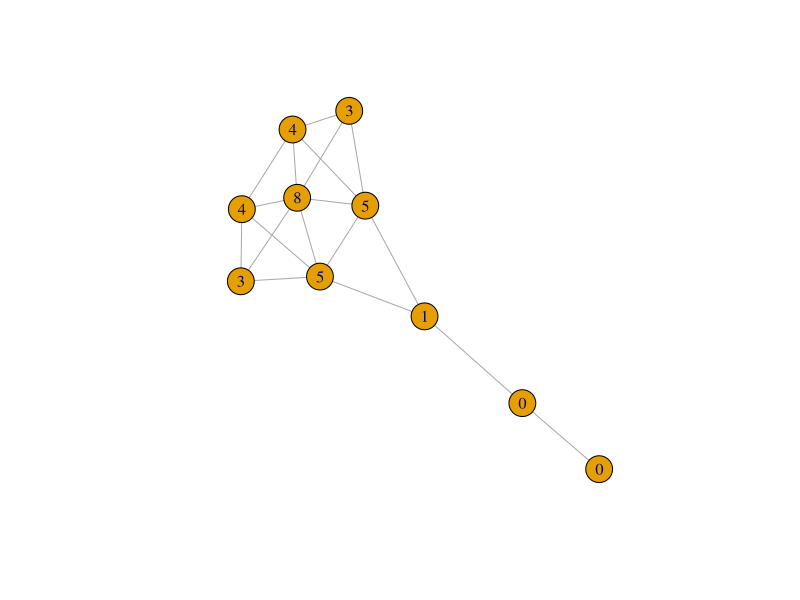
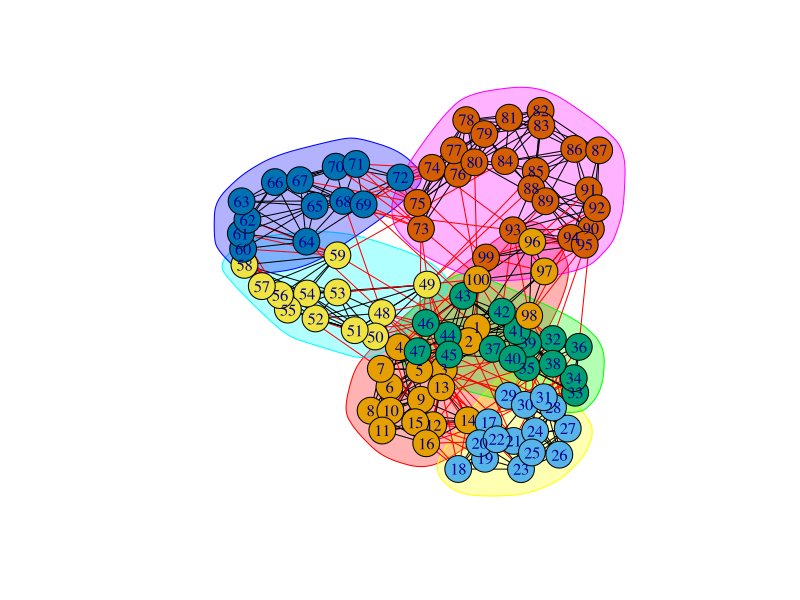

The R script that drew these images, in order:
library(igraph)

kite <- make_graph("Krackhardt_Kite")
atri <- count_triangles(kite)
plot(kite, vertex.label = atri)
transitivity(kite, type = "local")
count_triangles(kite) / (degree(kite) * (degree(kite) - 1) / 2)

g1 <- sample_pa(50, power = 1, directed = FALSE)
g2 <- sample_smallworld(dim = 1, size = 100, nei = 5, p = 0.05)

g <- union(g1, g2)
g <- simplify(g)

ebc <- cluster_edge_betweenness(g, directed = FALSE)
plot(ebc, g)

mods <- sapply(0:ecount(g), function(i) {
  g_temp <- delete_edges(g, ebc$removed.edges[seq_len(i)])
  membership <- components(g_temp)$membership
  modularity(g_temp, membership)
})
mods
